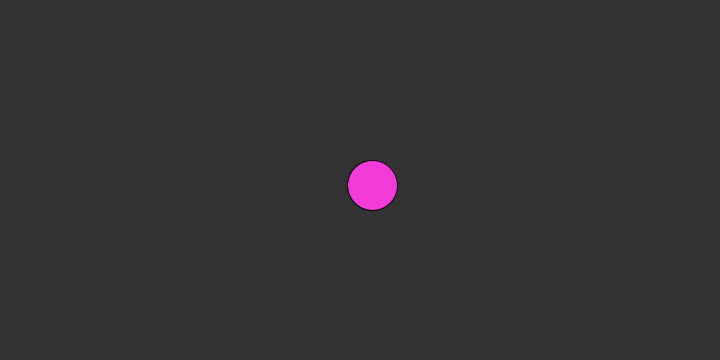
Frame 1 (no input)
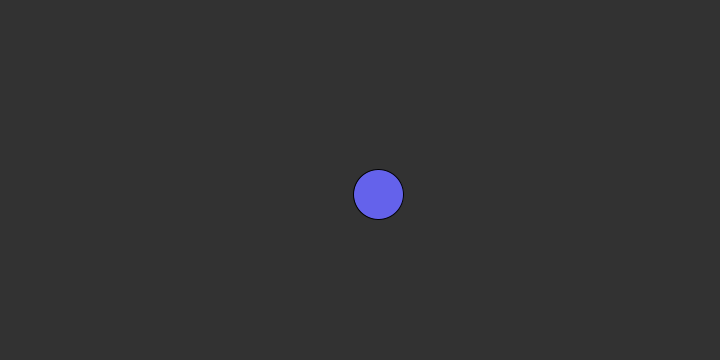
Frame 60 (the mouse pressed at the canvas centre just before this capture)
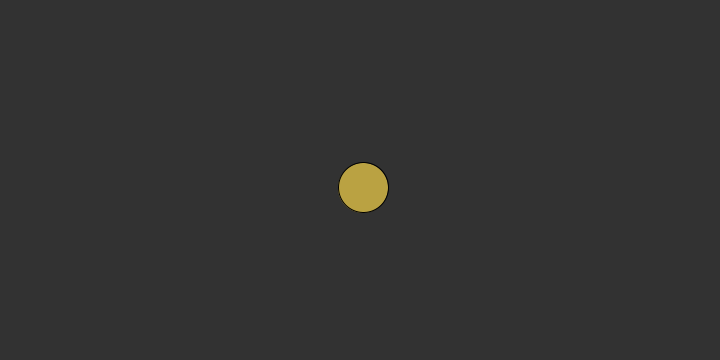
Frame 120 (the mouse held since frame 60 and released just before this capture)

The Processing sketch that drew these frames (run headless with seeded random() and noise(); from frame 60 on, the mouse is pressed at the canvas centre):

// Processing sketch: colorful_circle
// ── colorful_circle.pde
float rand1;
float rand2;
float color1;
float color2;
float color3;

void setup () {
   size(720, 360);
}

void draw() {
   rand1 = random(0, 20);
   rand2 = random(0, 20);
   color1 = random(0, 255);
   color2 = random(0, 255);
   color3 = random(0, 255);
   background(50);
   fill(color1, color2, color3);
   circle(width/2 + rand1, height/2 + rand2, 50);
}
